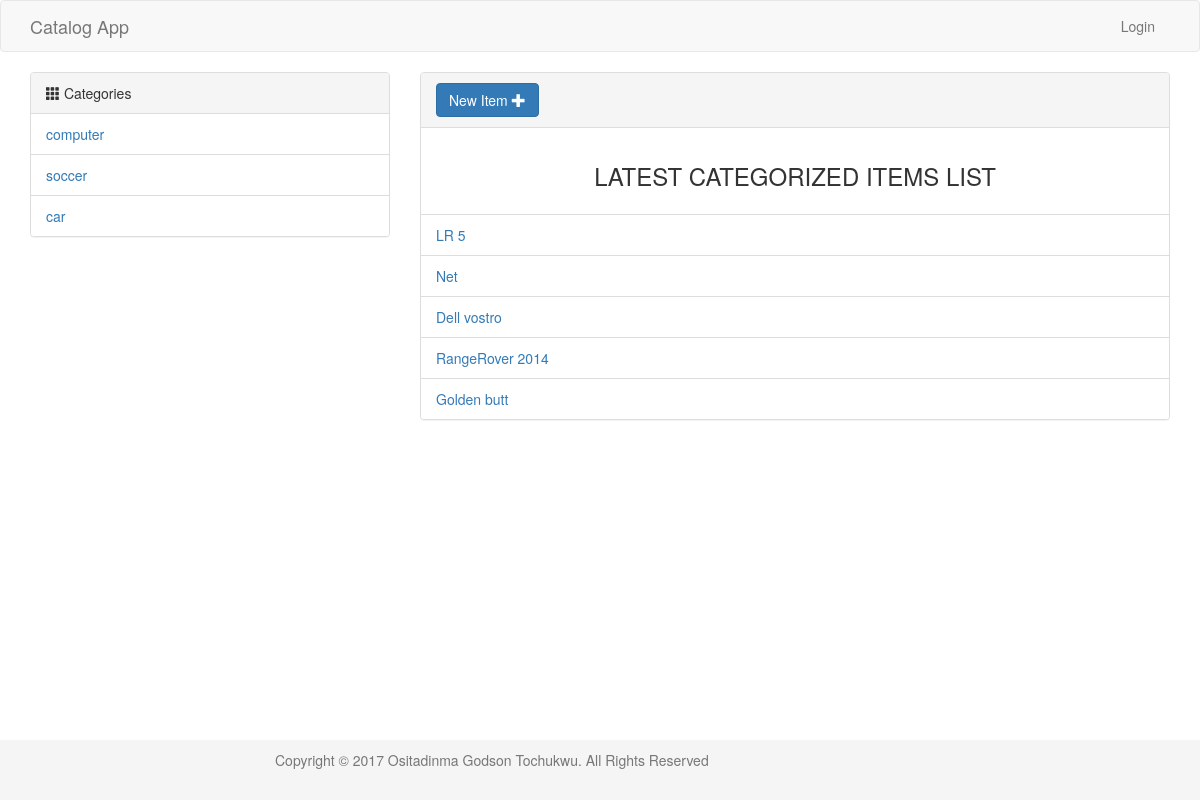
The page /categories on the database its author committed.
### models.py (models this page shows, shortened)
class Category(Base):
    __tablename__ = "category"
    id = Column(Integer, Sequence(start=1, increment=1,
                name="catalog_id_sequence"),
                primary_key=True)
    name = Column(String, nullable=False)
    items = relationship('Item', backref='categorys')

class Item(Base):
    __tablename__ = "item"
    id = Column(Integer,
                Sequence(start=1, increment=1, name="item_id_sequence"),
                primary_key=True)
    name = Column(String, nullable=False)
    description = Column(String, nullable=False)
    user_id = Column(Integer, ForeignKey("user.id"))
    category_id = Column(Integer, ForeignKey("category.id"))
    created_date = Column(DateTime, nullable=True)
    updated_Date = Column(DateTime, nullable=True)
    user = relationship(User)
    cat = relationship(Category)

### views.py (the view)
@app.route('/', methods=['GET'])
@app.route('/categories', methods=['GET'])
def showCategories():
    categories = session.query(Category).all()
    items = session.query(Item).order_by(Item.id).limit(5)
    return render_template('categories.html',
                           categories=categories, items=items)

### templates/categories.html
{% extends "layout.html" %}
{% block head %}
    {{ super() }}
{% endblock %}
{% block body %}
    <section>
        <div class="row">
            <div class="col-md-4 pull-left">
                <div class="panel panel-default">
                    <div class="panel-heading"><span class="glyphicon glyphicon-th"></span> Categories</div>
                    <ul class="list-group">
                        {% for category in categories %}
                            <li class="list-group-item"><a href="/category/{{ category.id }}/items"> {{ category.name }} </a></li>
                        {% endfor %}
                    </ul>
                </div>
            </div>
            <div class="col-md-8 pull-right">
                <div class="panel panel-default">
                    <div class="panel-heading"><a href="{{ url_for('create_item_page') }}" class="btn btn-primary">New Item <span class="glyphicon glyphicon-plus"></span></a></div>
                    <div class="panel-body">
                        <h3 class="text-center text-uppercase">Latest Categorized Items List</h3>
                    </div>
                    <ul class="list-group">
                        {% for item in items %}
                            <li class="list-group-item"><a href="{{ url_for('item_page',id=item.id) }}"> {{ item.name }} </a></li>
                        {% endfor %}
                    </ul>
                </div>
            </div>
        </div>
    </section>
{% endblock %}

### templates/layout.html (shortened to what this page needs)
<!Doctype html>
<html>
<head>
    {% block head %}
    <link rel="stylesheet" href="https://maxcdn.bootstrapcdn.com/bootstrap/3.3.7/css/bootstrap.min.css">
    <link href="{{ url_for('static', filename='css/style.css') }}" rel="stylesheet" />
    {% endblock %}
</head>
<body>
    {% block nav %}
    <nav class="navbar navbar-default">
        <div class="container">
            <div class="navbar-header">
                <a class="navbar-brand" href="{{ url_for('showCategories')}}">Catalog App</a>
            </div>
            <div class="collapse navbar-collapse" id="bs-example-navbar-collapse-1">
                <ul class="nav navbar-nav navbar-right">
                    <li>
                        {% if "email" in session %}
                            <a href="/logout">Logout</a>
                        {% else %}
                            <a href="/login">Login</a>
                        {% endif %}
                    </li>
                </ul>
            </div>
        </div>
    </nav>
    {% endblock nav %}
    <section>
        <div class="container">
            {% block body %}
            {% endblock %}
        </div>
    </section>
    {% block footer %}
        <footer class="footer">
            <div class="container">
                <p class="text-muted">Copyright &copy; 2017 Ositadinma Godson Tochukwu. All Rights Reserved</p>
            </div>
        </footer>
    {% endblock %}
</body>
</html>

### static/css/style.css (style rules this page uses)
html { position: relative; min-height: 100%; }
body { margin-bottom: 60px; }
.footer { position: absolute; bottom: 0; width: 100%; height: 60px; background-color: #f5f5f5; }
.footer .container { width: auto; max-width: 680px; padding: 10px 15px; }

### rows shown on the page
Category: name "computer"
Category: name "soccer"
Category: name "car"
Item: name "LR 5"
Item: name "Net"
Item: name "Dell vostro"
Item: name "RangeRover 2014"
Item: name "Golden butt"
